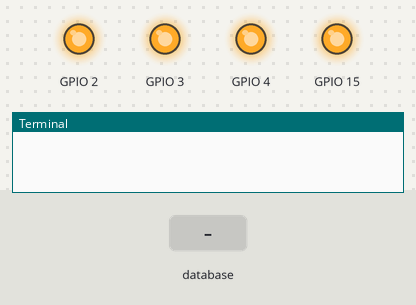
Bench run of a program on a simulated Raspberry Pi (BCM pin numbers). On the bench: output pins drawn as LEDs (lit = HIGH), the last lines printed to the terminal. The inputs (shaded band) are chosen by the test bench. Each call to the cloud database takes 0.3 s, and an entry nobody has set reads as its off value or as empty.

Above: at 1.2 s.
1.3 s: database entry "lightOne" set to "on"
At 2.4 s:
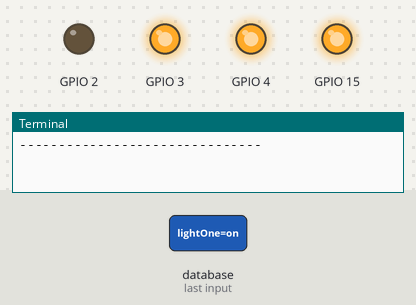
3.0 s: database entry "lightTwo" set to "on"
At 3.6 s:
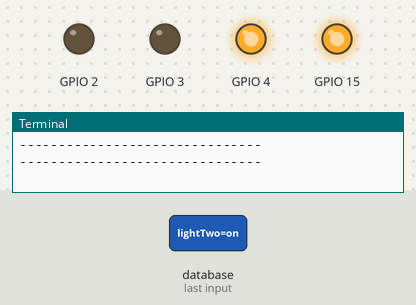
4.5 s: database entry "lightThree" set to "on"
At 5.7 s:
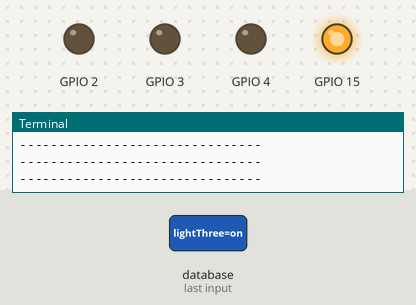
6.0 s: database entry "lightFour" set to "on"
At 7.1 s:
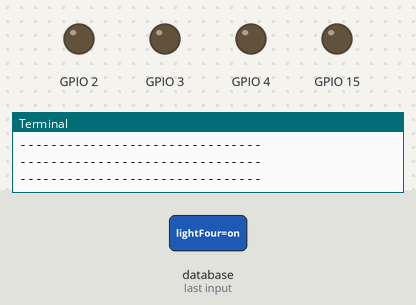
Timing chart, 0 to 8.5 s (numbered marks = the images above; inputs shaded):
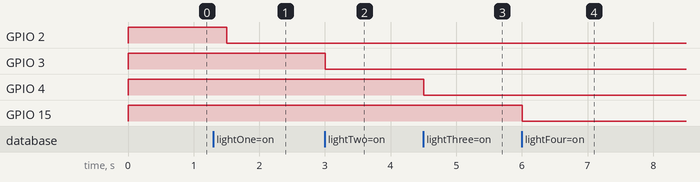

The program:

Home_Automation_RaspberryPi.py
```python
from firebase import firebase
import RPi.GPIO as GPIO

# Set the GPIO mode to BCM
GPIO.setmode(GPIO.BCM)

# Suppress GPIO warnings
GPIO.setwarnings(False)

# Set up GPIO pins for controlling lights
GPIO.setup(2, GPIO.OUT)
GPIO.setup(3, GPIO.OUT)
GPIO.setup(4, GPIO.OUT)
GPIO.setup(15, GPIO.OUT)

# Turn off all lights initially
GPIO.output(2, GPIO.HIGH)
GPIO.output(3, GPIO.HIGH)
GPIO.output(4, GPIO.HIGH)
GPIO.output(15, GPIO.HIGH)

# Initialize Firebase application
firebase_app = firebase.FirebaseApplication('YOUR_FIREBASE_APPLICATION_URL')

while True:
    # Read the status of lightOne from Firebase
    light_one = firebase_app.get('/light', 'lightOne')
    if light_one == 'on':
        GPIO.output(2, GPIO.LOW)  # Turn on lightOne
    else:
        GPIO.output(2, GPIO.HIGH)  # Turn off lightOne

    # Read the status of lightTwo from Firebase
    light_two = firebase_app.get('/light', 'lightTwo')
    if light_two == 'on':
        GPIO.output(3, GPIO.LOW)  # Turn on lightTwo
    else:
        GPIO.output(3, GPIO.HIGH)  # Turn off lightTwo

    # Read the status of lightThree from Firebase
    light_three = firebase_app.get('/light', 'lightThree')
    if light_three == 'on':
        GPIO.output(4, GPIO.LOW)  # Turn on lightThree
    else:
        GPIO.output(4, GPIO.HIGH)  # Turn off lightThree

    # Read the status of lightFour from Firebase
    light_four = firebase_app.get('/light', 'lightFour')
    if light_four == 'on':
        GPIO.output(15, GPIO.LOW)  # Turn on lightFour
    else:
        GPIO.output(15, GPIO.HIGH)  # Turn off lightFour

    print('-------------------------------')

GPIO.cleanup()
```

Measured:
- after the input at 1.3 s, GPIO 2: HIGH → LOW after 0.20 s
- after the input at 3.0 s, GPIO 3: HIGH → LOW at once
- after the input at 4.5 s, GPIO 4: HIGH → LOW at once
- after the input at 6.0 s, GPIO 15: HIGH → LOW at once
